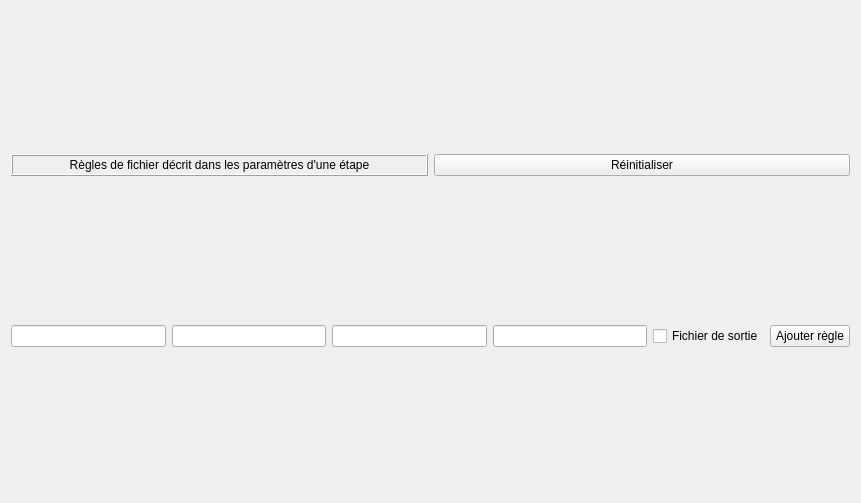
         <widget class="QWidget" name="scrollAreaWidgetContents_2">
          <property name="geometry">
           <rect>
            <x>0</x>
            <y>0</y>
            <width>861</width>
            <height>503</height>
           </rect>
          </property>
          <layout class="QVBoxLayout" name="verticalLayout_6">
           <item>
            <layout class="QHBoxLayout" name="horizontalLayout_6">
             <item>
              <widget class="QLabel" name="label_32">
               <property name="frameShape">
                <enum>QFrame::Box</enum>
               </property>
               <property name="frameShadow">
                <enum>QFrame::Raised</enum>
               </property>
               <property name="text">
                <string>Règles de fichier décrit dans les paramètres d'une étape</string>
               </property>
               <property name="alignment">
                <set>Qt::AlignCenter</set>
               </property>
              </widget>
             </item>
             <item>
              <widget class="QPushButton" name="pushButtonInitPCLRules">
               <property name="text">
                <string>Réinitialiser</string>
               </property>
              </widget>
             </item>
            </layout>
           </item>
           <item>
            <layout class="QVBoxLayout" name="verticalLayoutPCLRules"/>
           </item>
           <item>
            <layout class="QHBoxLayout" name="horizontalLayout_5">
             <item>
              <widget class="QLineEdit" name="lineEditProgramPCLRule">
               <property name="text">
                <string/>
               </property>
              </widget>
             </item>
             <item>
              <widget class="QLineEdit" name="lineEditParamPCLRule">
               <property name="text">
                <string/>
               </property>
              </widget>
             </item>
             <item>
              <widget class="QLineEdit" name="lineEditSubParamPCLRule">
               <property name="text">
                <string/>
               </property>
              </widget>
             </item>
             <item>
              <widget class="QLineEdit" name="lineEditClassePCLRule"/>
             </item>
             <item>
              <widget class="QCheckBox" name="checkBoxOutputFile">
               <property name="text">
                <string>Fichier de sortie</string>
               </property>
              </widget>
             </item>
             <item>
              <widget class="QPushButton" name="pushButtonAddPCLRule">
               <property name="text">
                <string>Ajouter règle</string>
               </property>
              </widget>
             </item>
            </layout>
           </item>
          </layout>
         </widget>
